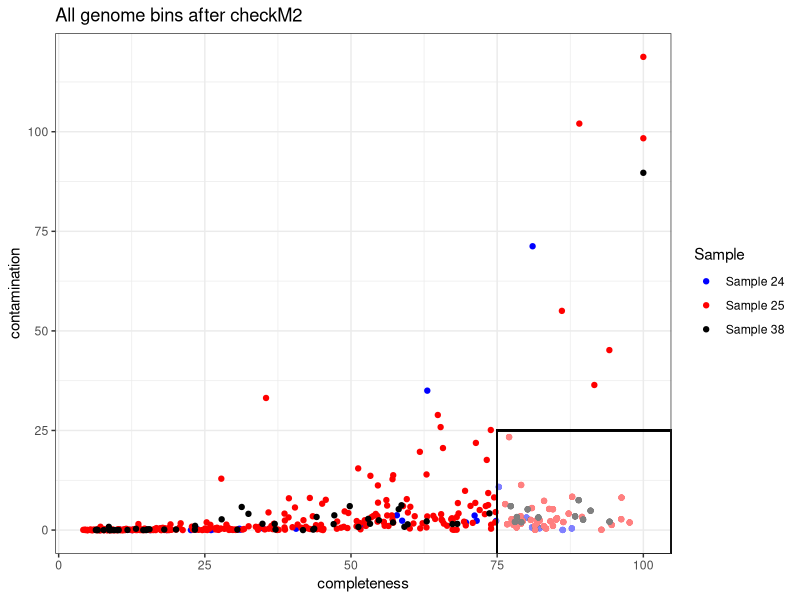
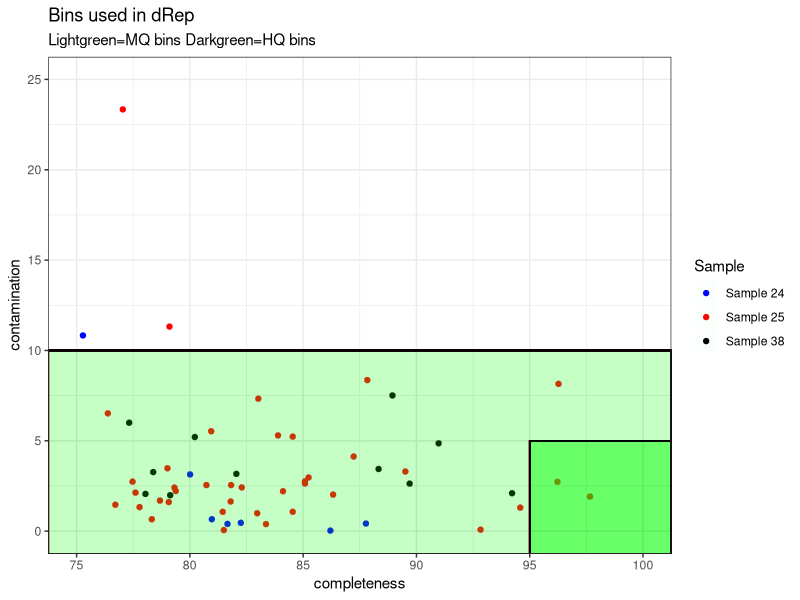
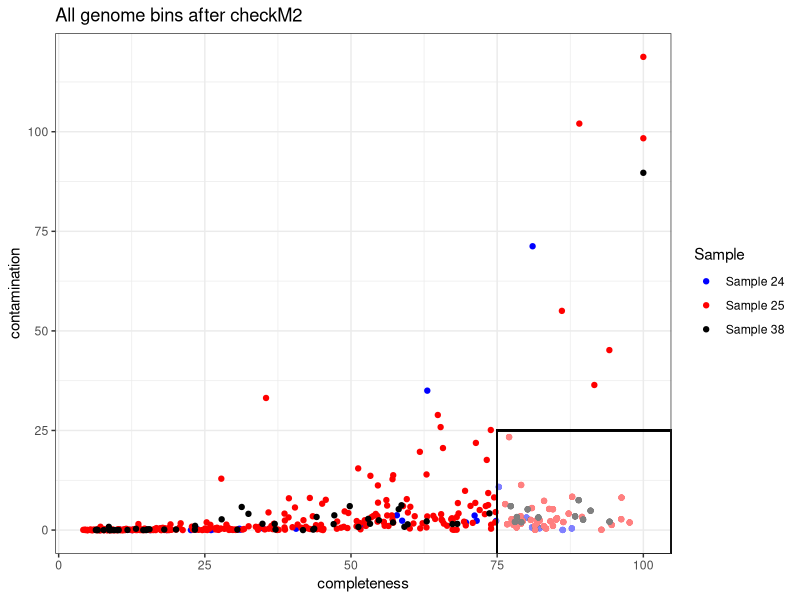
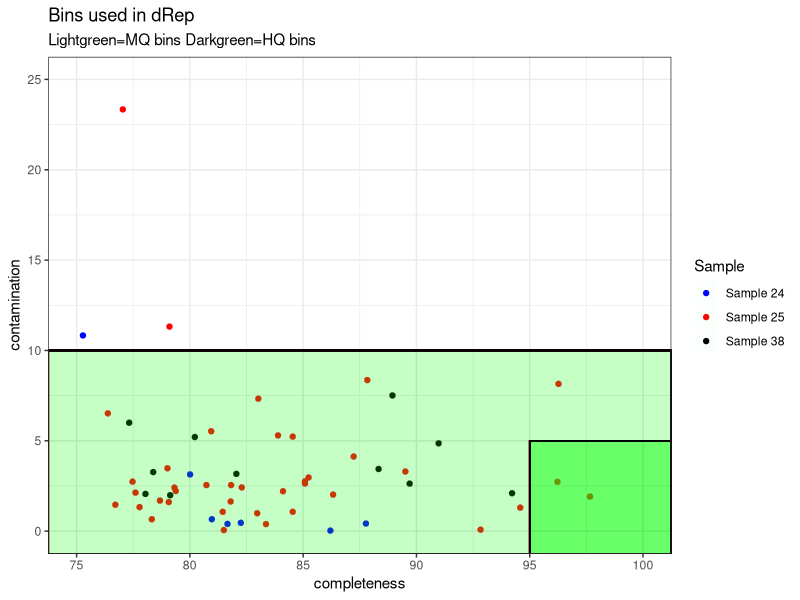

R code for these plots, in order:
# How to run this script:
# Set working directory to location of metagenomic-data-analysis repo 
# Run in terminal: Rscript meta.R

# Library import
library(dplyr)
library(magrittr)
library(ggplot2)
library(readr)
library(tidyr)
# (Optional: load the entire tidyverse) 
# library(tidyverse)

# CoDa CLR categorisation
resfinder_clr <- read_csv("./resfinder/resfinder_clr.csv")
resfinder_clr %>% 
  pivot_longer(cols = c("CLR(24)", "CLR(25)", "CLR(38)"),
               names_to = "Sample",
               values_to = "CLR") %>% 
  write_csv("./resfinder/resfinder_clr_cat.csv")

# CheckM2 contamination vs. completness plots
## Load csv reports, and merge them into one
plot_df_24 <- read_csv('./checkM2/sample24_EDITED_quality_report.csv') %>% mutate(Sample = "Sample 24") %>% as_tibble()
plot_df_25 <- read_csv('./checkM2/sample25_EDITED_quality_report.csv') %>% mutate(Sample = "Sample 25") %>% as_tibble()
plot_df_38 <- read_csv('./checkM2/sample38_EDITED_quality_report.csv') %>% mutate(Sample = "Sample 38") %>% as_tibble()
full_df <- plot_df_24 %>% full_join(plot_df_25) %>% full_join(plot_df_38)

## Plot all bins, with dRep window
full_df %>% ggplot(aes(x=completeness,y=contamination,colour=Sample)) + 
  scale_color_manual(values = c("Sample 24" = "blue", "Sample 25" = "red", "Sample 38" = "black")) +
  geom_point() +
  geom_rect(aes(xmin = 75, xmax = Inf, ymin = -Inf, ymax = 25), alpha = 0.005, fill = "white") + # dRep settings
  theme_bw() +
  guides(colour=guide_legend(override.aes = list(linetype = c(0,0,0)))) +
  ggtitle("All genome bins after checkM2") 
  theme(legend.position="bottom")

ggsave('./checkM2/all_bins.png')

## Plot dRep bins, along with medium and high quality bins highlighted
full_df %>% 
  filter(completeness>75 & contamination<25) %>% 
  ggplot(aes(x=completeness,y=contamination,colour=Sample)) + 
  scale_color_manual(values = c("Sample 24" = "blue", "Sample 25" = "red", "Sample 38" = "black")) +
  scale_x_continuous(limits=c(75,100)) + 
  scale_y_continuous(limits=c(0,25)) +
  geom_point() +
  geom_rect(aes(xmin = -Inf, xmax = Inf, ymin = -Inf, ymax = 10), alpha = 0.005, fill = "green") + #Medium quality bin
  geom_rect(aes(xmin = 95, xmax = Inf, ymin = -Inf, ymax = 5), alpha = 0.01, fill = "green") + # High quality bin
  guides(colour=guide_legend(override.aes = list(linetype = c(0,0,0)))) + 
  theme_bw() +
  ggtitle('Bins used in dRep', subtitle = 'Lightgreen=MQ bins Darkgreen=HQ bins')

ggsave('./checkM2/dRep_bins.png')